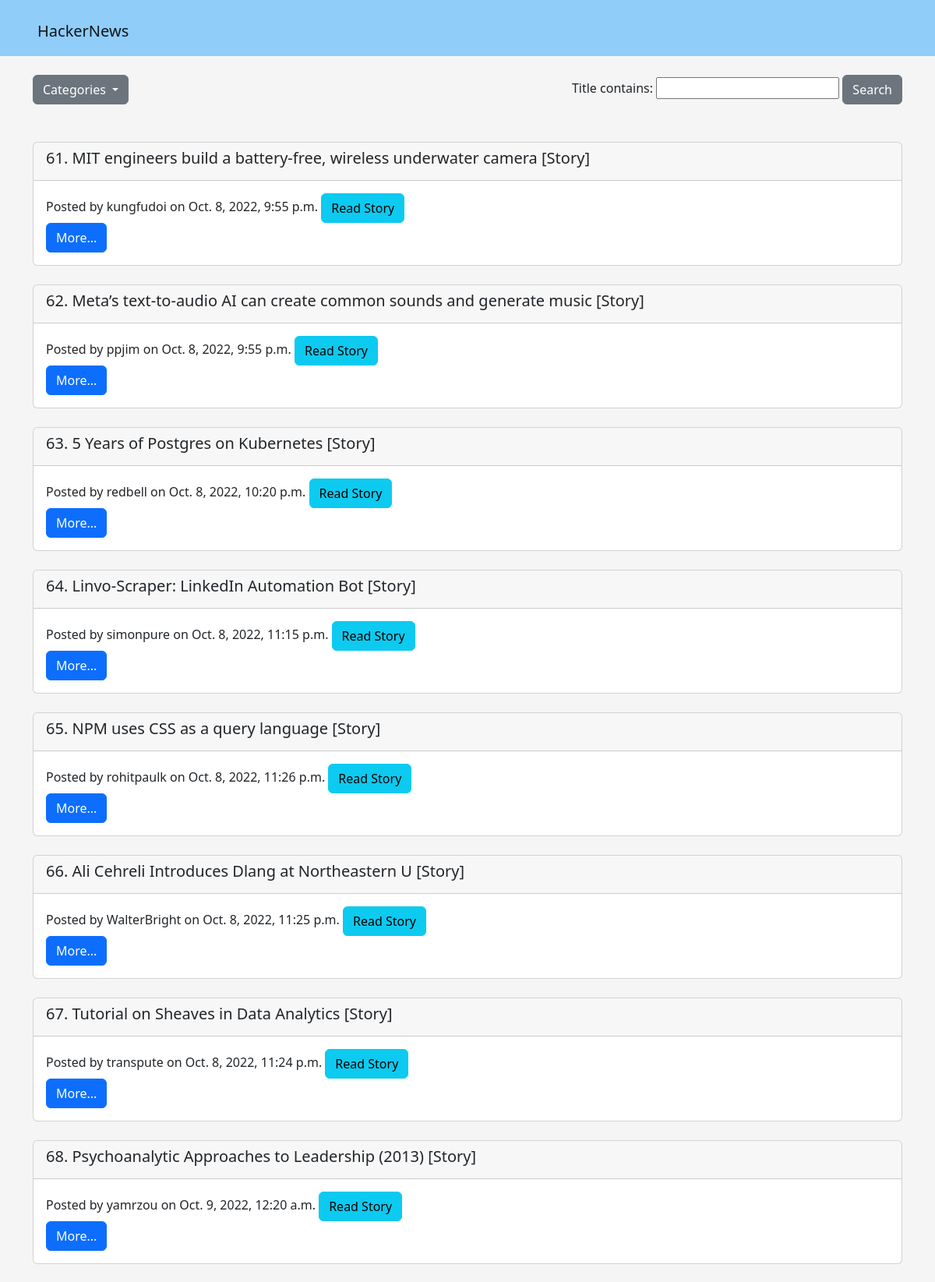
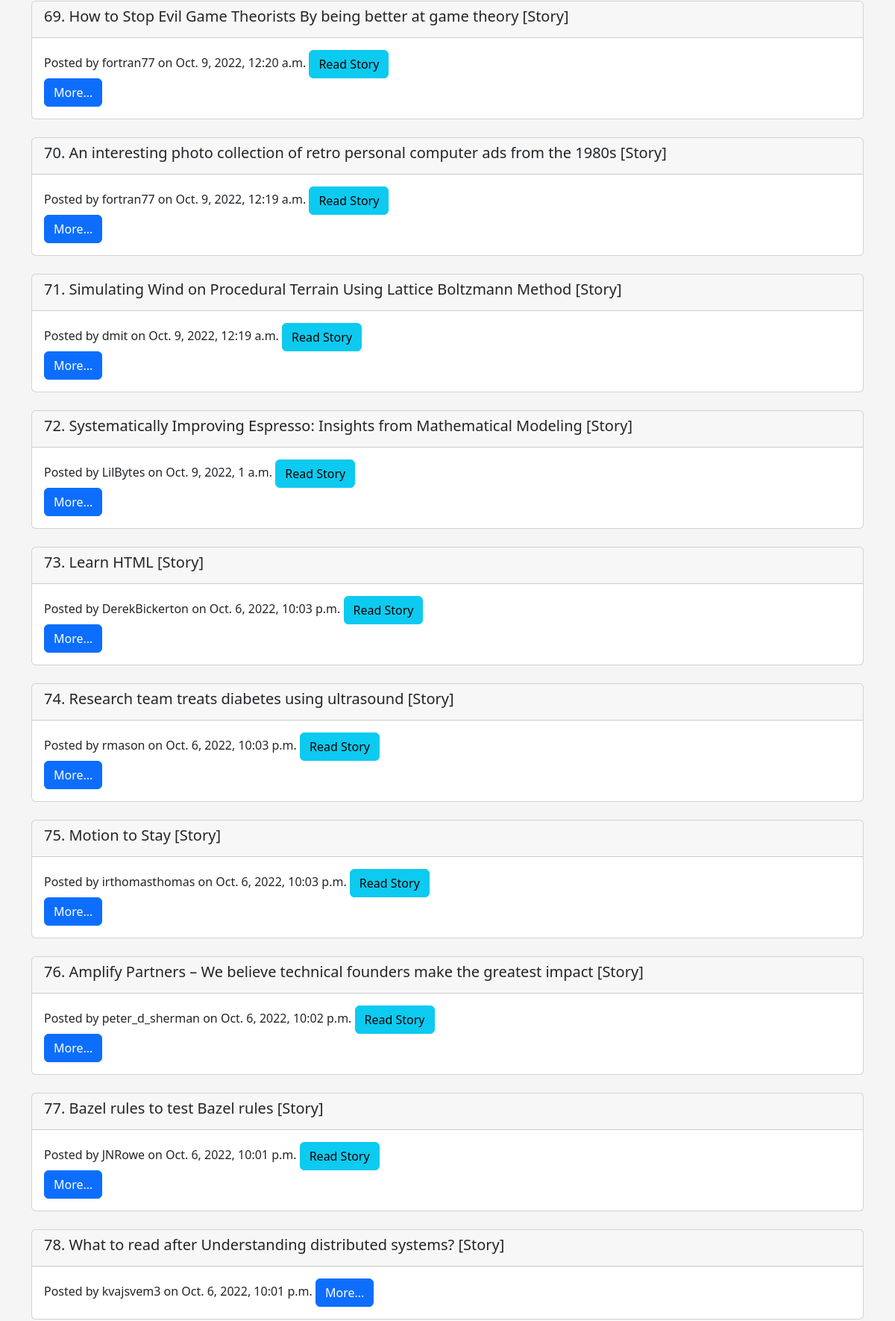
/?page=3 (upper part), run on the app's committed database (2 pictures, top to bottom).
### app/models.py (models this page shows, shortened)
class Base(models.Model):
    post_id = models.IntegerField(primary_key=True, unique=True)
    by = models.CharField(max_length=50)
    score = models.IntegerField(null=True, blank=True)
    text = models.TextField(null=True, blank=True)
    time = models.DateTimeField(null=True, blank=True)
    title = models.CharField(max_length=500,null=True, blank=True)
    post_type = models.CharField(max_length=50)
    url = models.URLField(null=True, blank=True, max_length=2000)
    kids = models.TextField(null=True, blank=True)

### app/views.py (the view)
# urls.py: path("", views.home, name='home'),
def home(request):
    posts = Base.objects.all().order_by("-score")
    type_filter = BaseFilter(request.GET, queryset=posts)
    posts = type_filter.qs
    paginator = Paginator(posts, 30)
    page_number = request.GET.get('page')
    page_obj = paginator.get_page(page_number)
    context= {
        'type_filter': type_filter,
        'page_obj': page_obj,
    }
    return render(request, 'app/home.html', context)

### app/templates/app/home.html (shortened to what this page needs)
{% extends 'app/base.html' %}
{% load static %}
{% block content %}
<main class="container">
    <div class="d-flex justify-content-between">
        <div class="dropdown">
            <button class="btn btn-secondary dropdown-toggle" type="button" data-bs-toggle="dropdown"
                aria-expanded="false">
                Categories
            </button>
        </div>
        <div>
            <form action="" method="get">
                {{type_filter.form}}
                <button class="btn btn-secondary" type="submit">Search</button>
            </form>
        </div>
    </div>
    <br>
    <br>
    <div>
        {% for post in page_obj %}
        <div class="card d-flex">
            <div class="card-header">
                <h5>
                    {{page_obj.start_index|add:forloop.counter0}}.
                    {{post.title}}
                    [{{post.post_type | title}}]
                </h5>
            </div>
            <div class="card-body">
                Posted by {{post.by}} on {{post.time}}
                {% if post.url %}
                <a class="btn btn-info" href="{{post.url}}"> Read Story </a> <br>
                <a class="btn btn-primary" href="{% url 'post' post.post_id %}">More...</a>
                {% else %}
                <a class="btn btn-primary" href="{% url 'post' post.post_id %}">More...</a>
                {% endif %}
            </div>
        </div>
        <br>
        {% empty %}
        No posts.
        {% endfor %}
    </div>
</main>
{% endblock %}

### static/css/base.css (style rules this page uses)
* { box-sizing: border-box; padding: 0px; margin: 0px; }
.body { background: whitesmoke; }

### data on the page
Base: start_index|add "61", title "MIT engineers build a battery-free, wireless underwater camera", post_type "Story", by "kungfudoi", time "Oct. 8, 2022, 9:55 p.m."
Base: start_index|add "62", title "Meta’s text-to-audio AI can create common sounds and generate music", post_type "Story", by "ppjim", time "Oct. 8, 2022, 9:55 p.m."
Base: start_index|add "63", title "5 Years of Postgres on Kubernetes", post_type "Story", by "redbell", time "Oct. 8, 2022, 10:20 p.m."
Base: start_index|add "64", title "Linvo-Scraper: LinkedIn Automation Bot", post_type "Story", by "simonpure", time "Oct. 8, 2022, 11:15 p.m."
Base: start_index|add "65", title "NPM uses CSS as a query language", post_type "Story", by "rohitpaulk", time "Oct. 8, 2022, 11:26 p.m."
Base: start_index|add "66", title "Ali Cehreli Introduces Dlang at Northeastern U", post_type "Story", by "WalterBright", time "Oct. 8, 2022, 11:25 p.m."
Base: start_index|add "67", title "Tutorial on Sheaves in Data Analytics", post_type "Story", by "transpute", time "Oct. 8, 2022, 11:24 p.m."
Base: start_index|add "68", title "Psychoanalytic Approaches to Leadership (2013)", post_type "Story", by "yamrzou", time "Oct. 9, 2022, 12:20 a.m."
Base: start_index|add "69", title "How to Stop Evil Game Theorists By being better at game theory", post_type "Story", by "fortran77", time "Oct. 9, 2022, 12:20 a.m."
Base: start_index|add "70", title "An interesting photo collection of retro personal computer ads from the 1980s", post_type "Story", by "fortran77", time "Oct. 9, 2022, 12:19 a.m."
Base: start_index|add "71", title "Simulating Wind on Procedural Terrain Using Lattice Boltzmann Method", post_type "Story", by "dmit", time "Oct. 9, 2022, 12:19 a.m."
Base: start_index|add "72", title "Systematically Improving Espresso: Insights from Mathematical Modeling", post_type "Story", by "LilBytes", time "Oct. 9, 2022, 1 a.m."
Base: start_index|add "73", title "Learn HTML", post_type "Story", by "DerekBickerton", time "Oct. 6, 2022, 10:03 p.m."
Base: start_index|add "74", title "Research team treats diabetes using ultrasound", post_type "Story", by "rmason", time "Oct. 6, 2022, 10:03 p.m."
Base: start_index|add "75", title "Motion to Stay", post_type "Story", by "irthomasthomas", time "Oct. 6, 2022, 10:03 p.m."
Base: start_index|add "76", title "Amplify Partners – We believe technical founders make the greatest impact", post_type "Story", by "peter_d_sherman", time "Oct. 6, 2022, 10:02 p.m."
Base: start_index|add "77", title "Bazel rules to test Bazel rules", post_type "Story", by "JNRowe", time "Oct. 6, 2022, 10:01 p.m."
Base: start_index|add "78", title "What to read after Understanding distributed systems?", post_type "Story", by "kvajsvem3", time "Oct. 6, 2022, 10:01 p.m.", shows "More..."
